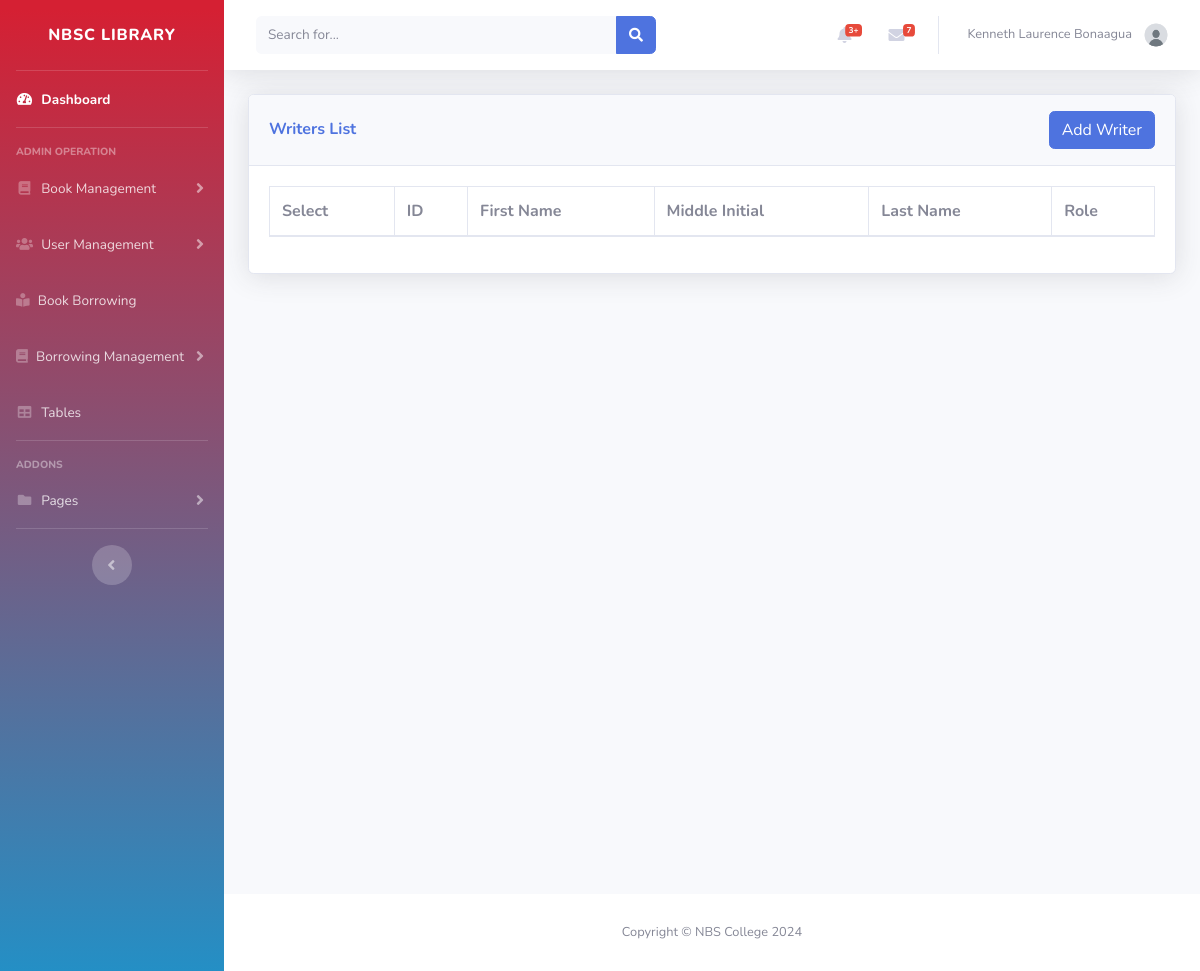
Page /Admin/writers_list.php (signed in) on the earlier database version.
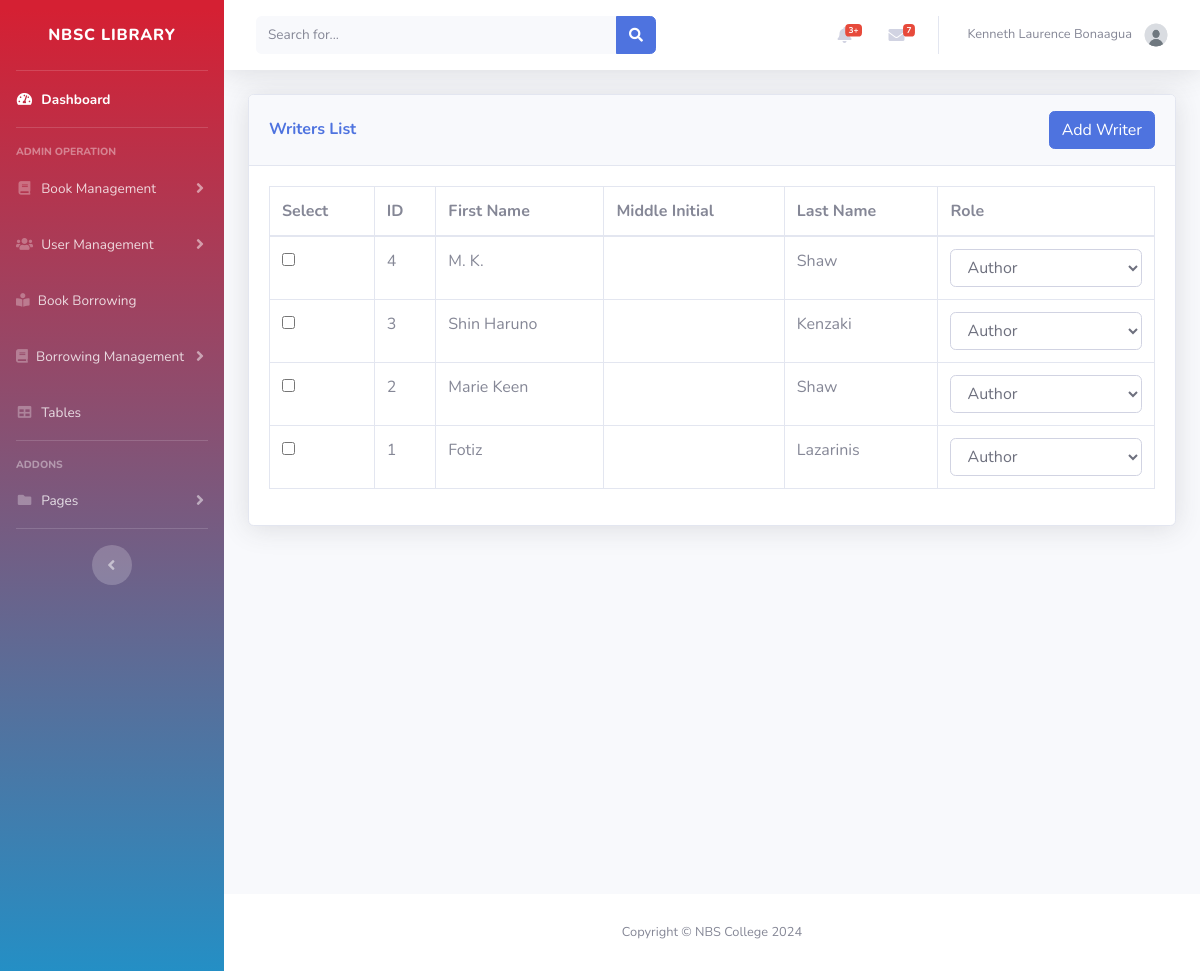
Same page on the later database version.
### tables this page shows
CREATE TABLE `writers` (
  `id` int(11) NOT NULL,
  `firstname` varchar(100) DEFAULT NULL,
  `middle_init` varchar(100) DEFAULT NULL,
  `lastname` varchar(100) DEFAULT NULL
);

### Admin/writers_list.php (the view, shortened to what this page needs)
<?php
include '../admin/inc/header.php';
include '../db.php';
$selectedWriterIds = isset($_SESSION['selectedWriterIds']) ? $_SESSION['selectedWriterIds'] : [];
$sql = "SELECT id, firstname, middle_init, lastname FROM writers";
$sql .= " ORDER BY CASE WHEN id IN (" .
        (!empty($selectedWriterIds) ? implode(',', array_map('intval', $selectedWriterIds)) : "0") .
        ") THEN 0 ELSE 1 END, id DESC";
$result = $conn->query($sql);
?>
<div id="content" class="d-flex flex-column min-vh-100">
    <div class="container-fluid">
        <div class="card shadow mb-4">
            <div class="card-header py-3 d-flex justify-content-between align-items-center">
                <h6 class="m-0 font-weight-bold text-primary">Writers List</h6>
                <button class="btn btn-primary" data-toggle="modal" data-target="#addWriterModal">Add Writer</button>
            </div>
            <div class="card-body">
                <div class="table-responsive">
                    <table class="table table-bordered" id="dataTable" width="100%" cellspacing="0">
                        <thead>
                            <tr>
                                <th>Select</th>
                                <th>ID</th>
                                <th>First Name</th>
                                <th>Middle Initial</th>
                                <th>Last Name</th>
                                <th>Role</th>
                            </tr>
                        </thead>
                        <tbody>
                            <?php
                            if ($result->num_rows > 0) {
                                while ($row = $result->fetch_assoc()) {
                                    $isChecked = in_array($row['id'], $selectedWriterIds) ? 'checked' : '';
                                    echo "<tr>
                                            <td><input type='checkbox' class='selectWriter' name='writer_ids[]' value='{$row['id']}' $isChecked></td>
                                            <td>{$row['id']}</td>
                                            <td>{$row['firstname']}</td>
                                            <td>{$row['middle_init']}</td>
                                            <td>{$row['lastname']}</td>
                                            <td>
                                                <select name='roles[]' class='form-control'>
                                                    <option value='Author'>Author</option>
                                                    <option value='Co-Author'>Co-Author</option>
                                                    <option value='Editor'>Editor</option>
                                                </select>
                                            </td>
                                          </tr>";
                                }
                            }
                            ?>
                        </tbody>
                    </table>
                </div>
            </div>
        </div>
    </div>
</div>
<?php include '../Admin/inc/footer.php' ?>

### Admin/inc/header.php (shortened to what this page needs)
<!DOCTYPE html>
<html lang="en">
<head>
    <link href="vendor/fontawesome-free/css/all.min.css" rel="stylesheet" type="text/css">
    <link href="inc/css/sb-admin-2.min.css" rel="stylesheet">
    <link href="inc/assets/DataTables/datatables.min.css" rel="stylesheet">
</head>
<body id="page-top">
    <div id="wrapper">
        <ul class="navbar-nav bg-gradient-primary sidebar sidebar-dark accordion" id="accordionSidebar">
            <a class="sidebar-brand d-flex align-items-center justify-content-center" href="<?php
                if ($_SESSION['role'] === 'Admin') {
                    echo 'dashboard.php';
                } elseif ($_SESSION['role'] === 'Librarian' || $_SESSION['role'] === 'Assistant') {
                    echo 'librarian_dashboard.php';
                } elseif ($_SESSION['role'] === 'Encoder') {
                    echo 'encoder_dashboard.php';
                }
            ?>">
                <div class="sidebar-brand-text mx-3">NBSC Library <sup></sup></div>
            </a>
            <hr class="sidebar-divider my-0">
            <li class="nav-item active">
                <a class="nav-link" href="<?php
                    if ($_SESSION['role'] === 'Admin') {
                        echo 'dashboard.php';
                    } elseif ($_SESSION['role'] === 'Librarian' || $_SESSION['role'] === 'Assistant') {
                        echo 'librarian_dashboard.php';
                    } elseif ($_SESSION['role'] === 'Encoder') {
                        echo 'encoder_dashboard.php';
                    }
                ?>">
                    <i class="fas fa-fw fa-tachometer-alt"></i>
                    <span>Dashboard</span></a>
            </li>
            <hr class="sidebar-divider">
            <div class="sidebar-heading">
                Admin Operation
            </div>
            <?php if($_SESSION['role'] === 'Admin'): ?>
            <li class="nav-item">
                <a class="nav-link collapsed" href="#" data-toggle="collapse" data-target="#collapseTwo"
                    aria-expanded="true" aria-controls="collapseTwo">
                    <i class="fas fa-fw fa-book"></i>
                    <span>Book Management</span>
                </a>
            </li>
            <li class="nav-item">
                <a class="nav-link collapsed" href="#" data-toggle="collapse" data-target="#collapseUsers"
                    aria-expanded="true" aria-controls="collapseUsers">
                    <i class="fas fa-users"></i>
                    <span>User Management</span>
                </a>
            </li>
            <?php endif; ?>
            <?php if($_SESSION['role'] === 'Admin' || $_SESSION['role'] === 'Librarian'): ?>
            <li class="nav-item">
                <a class="nav-link" href="book_borrowing.php">
                    <i class="fas fa-book-reader"></i>
                    <span>Book Borrowing</span>
                </a>
            </li>
            <?php endif; ?>
            <li class="nav-item">
                <a class="nav-link collapsed" href="#" data-toggle="collapse" data-target="#collapseBooks"
                    aria-expanded="true" aria-controls="collapseBooks">
                    <i class="fas fa-book"></i>
                    <span>Borrowing Management</span>
                </a>
            </li>
            <li class="nav-item">
                <a class="nav-link" href="tables.php">
                    <i class="fas fa-fw fa-table"></i>
                    <span>Tables</span></a>
            </li>
            <hr class="sidebar-divider">
            <div class="sidebar-heading">
                Addons
            </div>
            <li class="nav-item">
                <a class="nav-link collapsed" href="#" data-toggle="collapse" data-target="#collapsePages"
                    aria-expanded="true" aria-controls="collapsePages">
                    <i class="fas fa-fw fa-folder"></i>
                    <span>Pages</span>
                </a>
            </li>
            <hr class="sidebar-divider d-none d-md-block">
            <div class="text-center d-none d-md-inline">
                <button class="rounded-circle border-0" id="sidebarToggle"></button>
            </div>
        </ul>
        <div id="content-wrapper" class="d-flex flex-column">
            <div id="content">
                <nav class="navbar navbar-expand navbar-light bg-white topbar mb-4 static-top shadow">
                    <form
                        class="d-none d-sm-inline-block form-inline mr-auto ml-md-3 my-2 my-md-0 mw-100 navbar-search">
                        <div class="input-group">
                            <input type="text" class="form-control bg-light border-0 small" placeholder="Search for..."
                                aria-label="Search" aria-describedby="basic-addon2">
                            <div class="input-group-append">
                                <button class="btn btn-primary" type="button">
                                    <i class="fas fa-search fa-sm"></i>
                                </button>
                            </div>
                        </div>
                    </form>
                    <ul class="navbar-nav ml-auto">
                        <li class="nav-item dropdown no-arrow mx-1">
                            <a class="nav-link dropdown-toggle" href="#" id="alertsDropdown" role="button"
                                data-toggle="dropdown" aria-haspopup="true" aria-expanded="false">
                                <i class="fas fa-bell fa-fw"></i>
                                <span class="badge badge-danger badge-counter">3+</span>
                            </a>
                        </li>
                        <li class="nav-item dropdown no-arrow mx-1">
                            <a class="nav-link dropdown-toggle" href="#" id="messagesDropdown" role="button"
                                data-toggle="dropdown" aria-haspopup="true" aria-expanded="false">
                                <i class="fas fa-envelope fa-fw"></i>
                                <span class="badge badge-danger badge-counter">7</span>
                            </a>
                        </li>
                        <li class="nav-item dropdown no-arrow">
                        <a class="nav-link dropdown-toggle" href="#" id="userDropdown" role="button"
                                data-toggle="dropdown" aria-haspopup="true" aria-expanded="false">
                                <span class="mr-2 d-none d-lg-inline text-gray-600 small"><?php echo $_SESSION['admin_firstname'] . ' ' . $_SESSION['admin_lastname']; ?></span>
                                <img class="img-profile rounded-circle" src="<?php echo $_SESSION['admin_image']?>" alt="Profile Image">
                                </a>
                            </li>
                    </ul>
                </nav>
            </div>
</body>
</html>

### Admin/inc/footer.php
<footer class="sticky-footer bg-white">
    <div class="container my-auto">
        <div class="copyright text-center my-auto">
            <span>Copyright © NBS College 2024</span>
        </div>
    </div>
</footer>

Differences in the rows shown:
added writers: id "4", firstname "M. K.", lastname "Shaw"
added writers: id "3", firstname "Shin Haruno", lastname "Kenzaki"
added writers: id "2", firstname "Marie Keen", lastname "Shaw"
added writers: id "1", firstname "Fotiz", lastname "Lazarinis"
